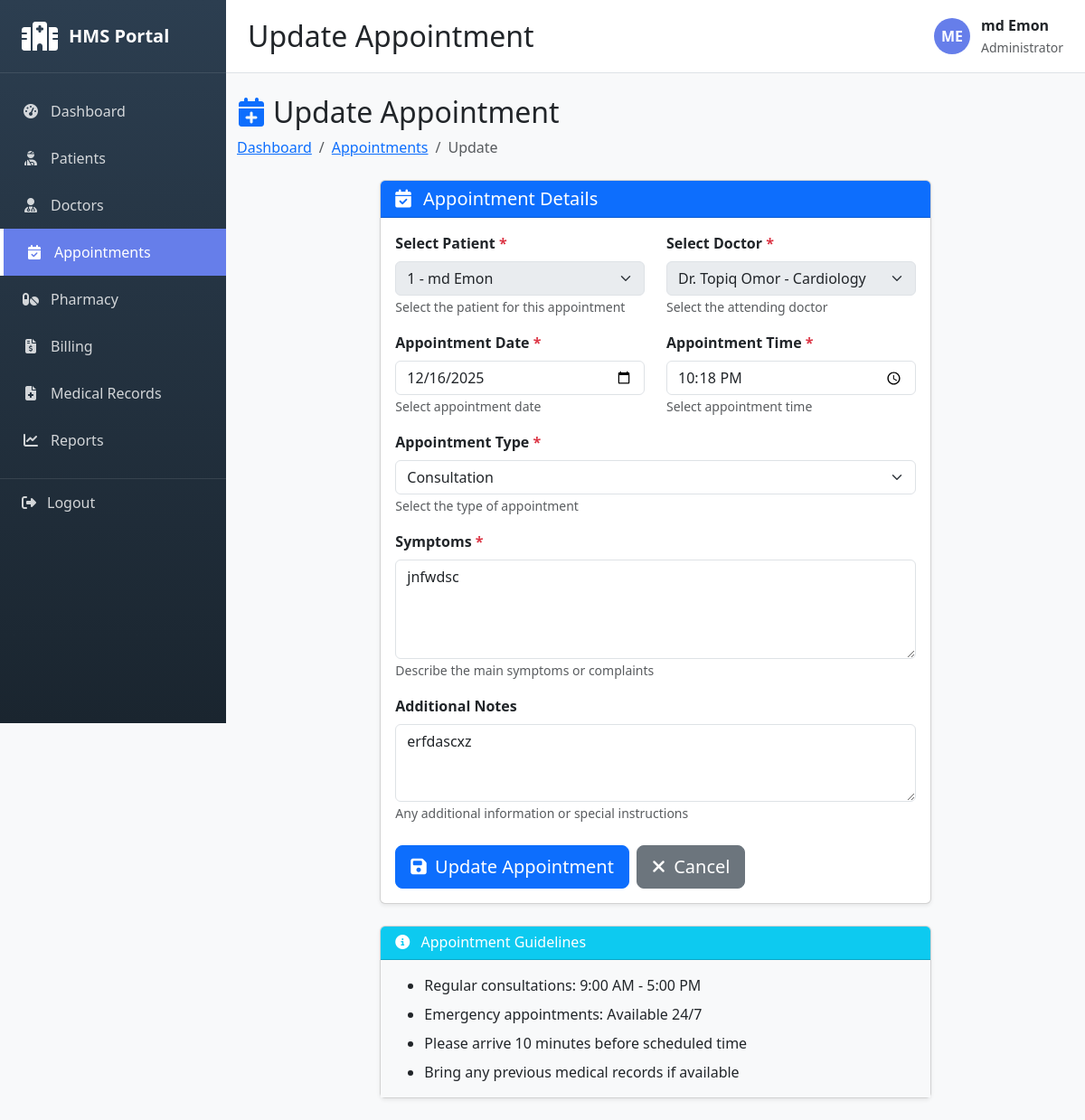
Screenshot of /appointments/1/update/ (signed in) with the database file from the repository.
### appointments/models.py (models this page shows, shortened)
class Appointment(models.Model):
    STATUS_CHOICES = [('PENDING', 'Pending'), ('CONFIRMED', 'Confirmed'), ('COMPLETED', 'Completed'), ('CANCELLED', 'Cancelled')]
    appointment_id = models.CharField(max_length=20, unique=True)
    patient = models.ForeignKey(Patient, on_delete=models.CASCADE)
    doctor = models.ForeignKey(Doctor, on_delete=models.CASCADE)
    appointment_date = models.DateField()
    appointment_time = models.TimeField()
    appointment_type = models.CharField(max_length=100)
    symptoms = models.TextField()
    status = models.CharField(max_length=20, choices=STATUS_CHOICES, default='PENDING')
    notes = models.TextField(blank=True)
    created_at = models.DateTimeField(auto_now_add=True)
    updated_at = models.DateTimeField(auto_now=True)
    class Meta:
        db_table = 'appointments'
        ordering = ['-appointment_date', '-appointment_time']

### patients/models.py (models this page shows, shortened)
class Patient(models.Model):
    GENDER_CHOICES = [
        ('M', 'Male'),
        ('F', 'Female'),
        ('O', 'Other'),
    ]
    BLOOD_GROUP_CHOICES = [
        ('A+', 'A+'),
        ('A-', 'A-'),
        ('B+', 'B+'),
        ('B-', 'B-'),
        ('O+', 'O+'),
        ('O-', 'O-'),
        ('AB+', 'AB+'),
        ('AB-', 'AB-'),
    ]
    user = models.OneToOneField(User, on_delete=models.CASCADE)
    patient_id = models.CharField(max_length=20, unique=True)
    date_of_birth = models.DateField()
    gender = models.CharField(max_length=1, choices=GENDER_CHOICES)
    blood_group = models.CharField(max_length=3, choices=BLOOD_GROUP_CHOICES)
    phone_number = models.CharField(max_length=15)
    address = models.TextField()
    emergency_contact = models.CharField(max_length=15)
    medical_history = models.TextField(blank=True)
    allergies = models.TextField(blank=True)
    created_at = models.DateTimeField(auto_now_add=True)
    updated_at = models.DateTimeField(auto_now=True)
    class Meta:
        db_table = 'patients'
        verbose_name = 'Patient'
        verbose_name_plural = 'Patients'
        ordering = ['-created_at']

### appointments/views.py (the view, shortened to what this page needs)
# urls.py: path('<int:pk>/update/', views.appointment_update, name='appointment_update'),
@login_required
def appointment_update(request, pk):
    appointment = get_object_or_404(Appointment, pk=pk)
    patients = Patient.objects.all().select_related('user')
    doctors = Doctor.objects.all().select_related('user')
    context = {
        'appointment': appointment,
        'patients': patients,
        'doctors': doctors,
        'is_update': True
    }
    return render(request, 'appointments/appointment_form.html', context)

### templates/appointments/appointment_form.html (shortened to what this page needs)
{% extends 'base.html' %}
{% block page_title %}{% if is_update %}Update{% else %}Book New{% endif %} Appointment{% endblock %}
{% block content %}
<div class="container-fluid py-4">
    <div class="mb-4">
        <h2><i class="fas fa-calendar-plus text-primary me-2"></i>{% if is_update %}Update Appointment{% else %}Book New Appointment{% endif %}</h2>
        <nav aria-label="breadcrumb">
            <ol class="breadcrumb mb-0">
                <li class="breadcrumb-item"><a href="{% url 'dashboard' %}">Dashboard</a></li>
                <li class="breadcrumb-item"><a href="{% url 'appointments:appointment_list' %}">Appointments</a></li>
                <li class="breadcrumb-item active">{% if is_update %}Update{% else %}Book{% endif %}</li>
            </ol>
        </nav>
    </div>
    <div class="row justify-content-center">
        <div class="col-lg-8">
            <div class="card shadow-sm">
                <div class="card-header bg-primary text-white">
                    <h5 class="mb-0">
                        <i class="fas fa-calendar-check me-2"></i>
                        Appointment Details
                    </h5>
                </div>
                <div class="card-body">
                    <form method="post">
                        <div class="row mb-3">
                            <div class="col-md-6">
                                <label class="form-label fw-bold">Select Patient <span class="text-danger">*</span></label>
                                <div class="input-group">
                                    <select name="patient" id="patientSelect" class="form-select" required {% if is_update %}disabled{% endif %}>
                                        {% for patient in patients %}
                                        <option value="{{ patient.pk }}"
                                                {% if is_update and appointment.patient.pk == patient.pk %}selected
                                                {% elif selected_patient and selected_patient == patient.pk|stringformat:"s" %}selected
                                                {% elif not is_update and not selected_patient and forloop.first %}selected{% endif %}>
                                            {{ patient.patient_id }} - {{ patient.user.get_full_name }}
                                        </option>
                                        {% endfor %}
                                    </select>
                                </div>
                                <small class="text-muted">Select the patient for this appointment</small>
                            </div>
                            <div class="col-md-6">
                                <label class="form-label fw-bold">Select Doctor <span class="text-danger">*</span></label>
                                <div class="input-group">
                                    <select name="doctor" id="doctorSelect" class="form-select" required {% if is_update %}disabled{% endif %}>
                                        {% for doctor in doctors %}
                                        <option value="{{ doctor.pk }}"
                                                {% if is_update and appointment.doctor.pk == doctor.pk %}selected
                                                {% elif selected_doctor and selected_doctor == doctor.pk|stringformat:"s" %}selected
                                                {% elif not is_update and not selected_doctor and forloop.first %}selected{% endif %}>
                                            Dr. {{ doctor.user.get_full_name }} - {{ doctor.specialization }}
                                        </option>
                                        {% endfor %}
                                    </select>
                                </div>
                                <small class="text-muted">Select the attending doctor</small>
                            </div>
                        </div>
                        <div class="row mb-3">
                            <div class="col-md-6">
                                <label class="form-label fw-bold">Appointment Date <span class="text-danger">*</span></label>
                                <input type="date" name="appointment_date" class="form-control"
                                       value="{% if is_update %}{{ appointment.appointment_date|date:'Y-m-d' }}{% else %}{% now 'Y-m-d' %}{% endif %}"
                                       min="{% now 'Y-m-d' %}"
                                       required>
                                <small class="text-muted">Select appointment date</small>
                            </div>
                            <div class="col-md-6">
                                <label class="form-label fw-bold">Appointment Time <span class="text-danger">*</span></label>
                                <input type="time" name="appointment_time" class="form-control"
                                       value="{% if is_update %}{{ appointment.appointment_time|time:'H:i' }}{% endif %}"
                                       required>
                                <small class="text-muted">Select appointment time</small>
                            </div>
                        </div>
                        <div class="mb-3">
                            <label class="form-label fw-bold">Appointment Type <span class="text-danger">*</span></label>
                            <select name="appointment_type" class="form-select" required>
                                <option value="Consultation" {% if is_update and appointment.appointment_type == 'Consultation' %}selected{% elif not is_update %}selected{% endif %}>Consultation</option>
                            </select>
                            <small class="text-muted">Select the type of appointment</small>
                        </div>
                        <div class="mb-3">
                            <label class="form-label fw-bold">Symptoms <span class="text-danger">*</span></label>
                            <textarea name="symptoms" class="form-control" rows="4"
                                      placeholder="Describe the patient's symptoms..." required>{% if is_update %}{{ appointment.symptoms }}{% endif %}</textarea>
                            <small class="text-muted">Describe the main symptoms or complaints</small>
                        </div>
                        <div class="mb-4">
                            <label class="form-label fw-bold">Additional Notes</label>
                            <textarea name="notes" class="form-control" rows="3"
                                      placeholder="Any additional information...">{% if is_update %}{{ appointment.notes }}{% endif %}</textarea>
                            <small class="text-muted">Any additional information or special instructions</small>
                        </div>
                        <div class="d-flex gap-2">
                            <button type="submit" class="btn btn-primary btn-lg">
                                <i class="fas fa-save me-1"></i>
                                {% if is_update %}Update Appointment{% else %}Book Appointment{% endif %}
                            </button>
                            <a href="{% url 'appointments:appointment_list' %}" class="btn btn-secondary btn-lg">
                                <i class="fas fa-times me-1"></i> Cancel
                            </a>
                        </div>
                    </form>
                </div>
            </div>
            <div class="card shadow-sm mt-4">
                <div class="card-header bg-info text-white">
                    <h6 class="mb-0">
                        <i class="fas fa-info-circle me-2"></i>
                        Appointment Guidelines
                    </h6>
                </div>
                <div class="card-body bg-light">
                    <ul class="mb-0">
                        <li class="mb-2">Regular consultations: 9:00 AM - 5:00 PM</li>
                        <li class="mb-2">Emergency appointments: Available 24/7</li>
                        <li class="mb-2">Please arrive 10 minutes before scheduled time</li>
                        <li class="mb-0">Bring any previous medical records if available</li>
                    </ul>
                </div>
            </div>
        </div>
    </div>
</div>
{% endblock %}

### templates/base.html (shortened to what this page needs)
<!DOCTYPE html>
<html lang="en">
<head>
    <link href="https://cdnjs.cloudflare.com/ajax/libs/bootstrap/5.3.2/css/bootstrap.min.css" rel="stylesheet">
    <link href="https://cdnjs.cloudflare.com/ajax/libs/font-awesome/6.4.0/css/all.min.css" rel="stylesheet">
</head>
<body>
    <div class="sidebar">
        <div class="sidebar-brand">
            <i class="fas fa-hospital"></i>
            <h4>HMS Portal</h4>
        </div>
        <div class="sidebar-menu">
            <a href="{% url 'dashboard' %}" class="{% if request.path == '/' %}active{% endif %}">
                <i class="fas fa-tachometer-alt"></i>
                <span>Dashboard</span>
            </a>
            <a href="{% url 'patients:patient_list' %}" class="{% if 'patients' in request.path %}active{% endif %}">
                <i class="fas fa-user-injured"></i>
                <span>Patients</span>
            </a>
            <a href="{% url 'doctors:doctor_list' %}" class="{% if 'doctors' in request.path %}active{% endif %}">
                <i class="fas fa-user-md"></i>
                <span>Doctors</span>
            </a>
            <a href="{% url 'appointments:appointment_list' %}" class="{% if 'appointments' in request.path %}active{% endif %}">
                <i class="fas fa-calendar-check"></i>
                <span>Appointments</span>
            </a>
            <a href="{% url 'pharmacy:medicine_list' %}" class="{% if 'pharmacy' in request.path %}active{% endif %}">
                <i class="fas fa-pills"></i>
                <span>Pharmacy</span>
            </a>
            <a href="{% url 'billing:bill_list' %}" class="{% if 'billing' in request.path %}active{% endif %}">
                <i class="fas fa-file-invoice-dollar"></i>
                <span>Billing</span>
            </a>
            <a href="{% url 'medical_records:medical_record_list' %}" class="{% if 'medical-records' in request.path %}active{% endif %}">
                <i class="fas fa-file-medical"></i>
                <span>Medical Records</span>
            </a>
            <a href="{% url 'reports:reports_home' %}" class="{% if 'reports' in request.path %}active{% endif %}">
                <i class="fas fa-chart-line"></i>
                <span>Reports</span>
            </a>
        </div>
        <a href="{% url 'accounts:logout' %}" class="logout-btn">
            <i class="fas fa-sign-out-alt"></i>
            <span>Logout</span>
        </a>
    </div>
    <div class="main-content">
        <div class="topbar d-flex justify-content-between align-items-center">
            <h2 class="mb-0">{% block page_title %}Dashboard{% endblock %}</h2>
            <div class="user-info">
                <div class="user-avatar">
                    {{ user.first_name.0|upper }}{{ user.last_name.0|upper }}
                </div>
                <div>
                    <div class="fw-bold">{{ user.get_full_name }}</div>
                    <small class="text-muted">Administrator</small>
                </div>
            </div>
        </div>
        <div class="content-wrapper">
            {% block content %}{% endblock %}
        </div>
    </div>
</body>
</html>

### templates/base.html (style rules this page uses)
:root { --sidebar-bg: #2c3e50; --primary-color: #667eea; --sidebar-width: 250px; }
body { font-family: 'Segoe UI', Tahoma, Geneva, Verdana, sans-serif; background-color: #f8f9fa; }
.sidebar { position: fixed; top: 0; left: 0; height: 100vh; width: var(--sidebar-width); background: linear-gradient(180deg, #2c3e50 0%, #1a252f 100%); color: white; overflow-y: auto; z-index: 1000; transition: all 0.3s; }
.sidebar-brand { padding: 1.5rem; border-bottom: 1px solid rgba(255,255,255,0.1); display: flex; align-items: center; gap: 0.75rem; }
.sidebar-brand i { font-size: 2rem; }
.sidebar-brand h4 { margin: 0; font-size: 1.25rem; font-weight: bold; }
.sidebar-menu { padding: 1rem 0; }
.sidebar-menu a { display: flex; align-items: center; padding: 0.875rem 1.5rem; color: rgba(255,255,255,0.8); text-decoration: none; transition: all 0.3s; }
.sidebar-menu a.active { background-color: var(--primary-color); color: white; border-left: 4px solid white; }
.sidebar-menu a i { margin-right: 0.75rem; width: 20px; text-align: center; }
.main-content { margin-left: var(--sidebar-width); min-height: 100vh; }
.topbar { background-color: white; padding: 1rem 1.5rem; border-bottom: 1px solid #dee2e6; position: sticky; top: 0; z-index: 999; }
.user-info { display: flex; align-items: center; gap: 0.75rem; }
.user-avatar { width: 40px; height: 40px; border-radius: 50%; background: var(--primary-color); color: white; display: flex; align-items: center; justify-content: center; font-weight: bold; }
.logout-btn { padding: 0.875rem 1.5rem; color: rgba(255,255,255,0.8); text-decoration: none; display: flex; align-items: center; transition: all 0.3s; border-top: 1px solid rgba(255,255,255,0.1); margin-top: auto; }
.logout-btn i { margin-right: 0.75rem; }

### templates/appointments/appointment_form.html (style rules this page uses)
textarea { resize: vertical; }

### rows the page displays
Appointment: patient "1 - md Emon", doctor "Dr. Topiq Omor - Cardiology", appointment_date "12/16/2025", appointment_time "22:18", appointment_type "Consultation", symptoms "jnfwdsc", notes "erfdascxz"

### other values shown
{{ user.first_name.0|upper }} "M"
{{ user.last_name.0|upper }} "E"
{{ user.get_full_name }} "md Emon"
